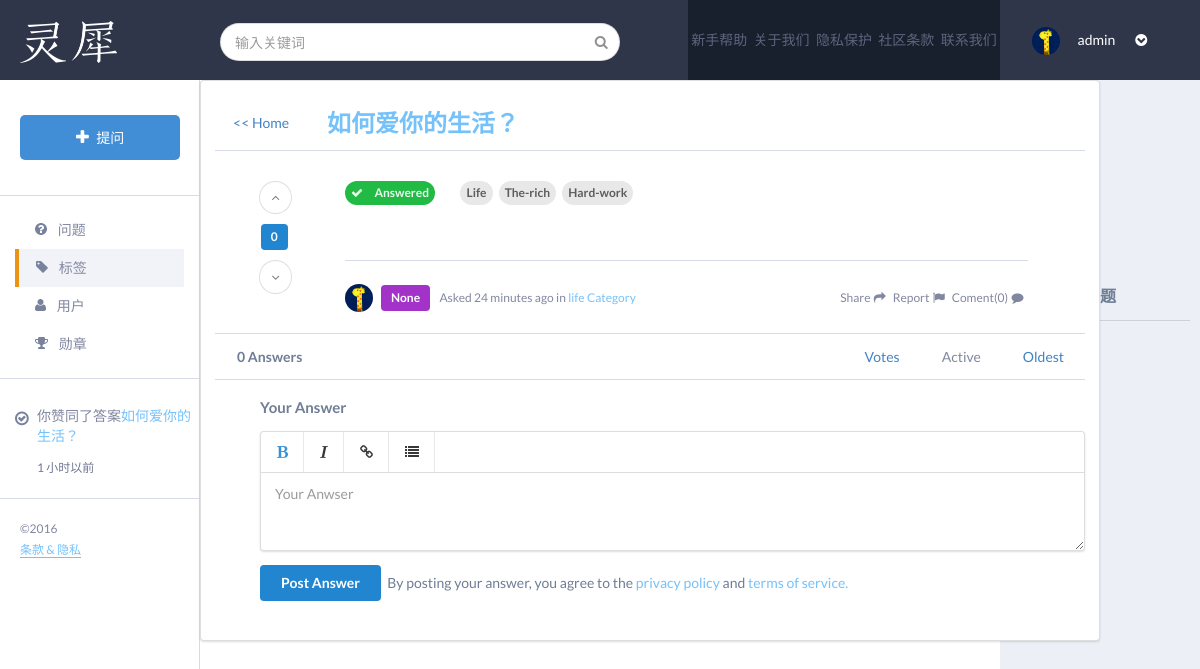
The page /questions/3/ (signed in) on the database as committed earlier.
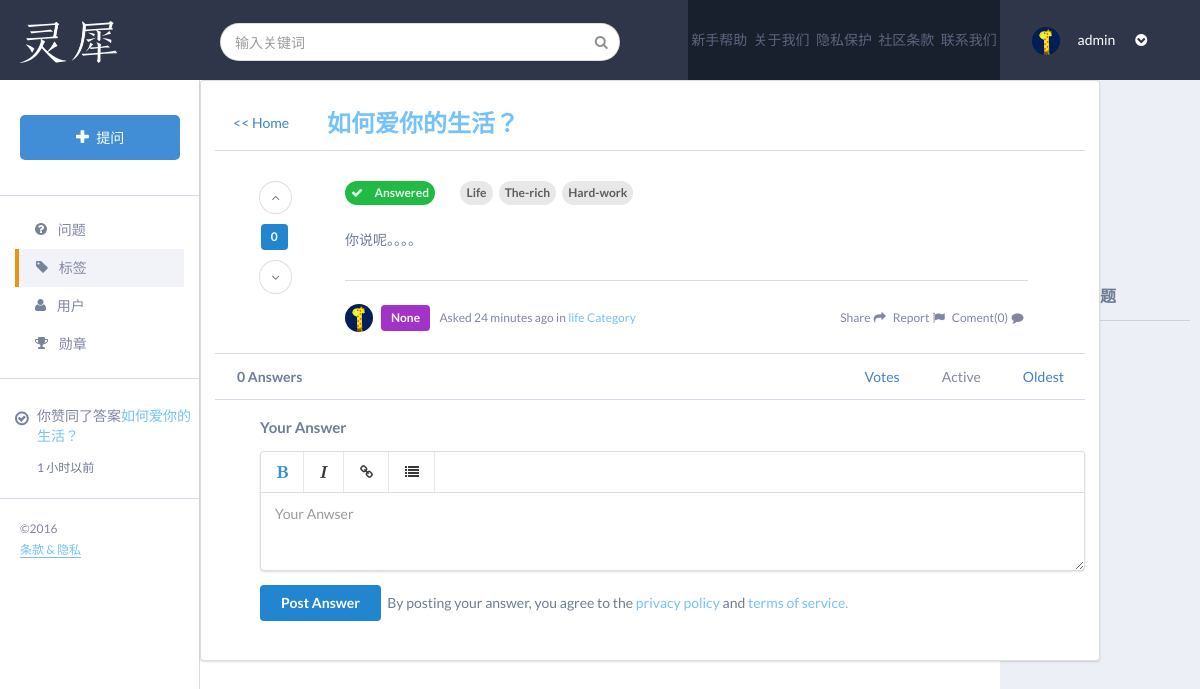
The same page on the database as committed later.
### app/models.py (models this page shows, shortened)
class Question(models.Model):
    questioner = models.ForeignKey(to=UserProfile, related_name='user_question')
    title = models.CharField(max_length=100)
    detail = models.CharField(max_length=6000, null=True, blank=True)
    create_time = models.DateTimeField(auto_now_add=True)
    update_time = models.DateTimeField(auto_now=True)
    views = models.IntegerField(default=0)
    votes = models.IntegerField(default=0)

class UserProfile(models.Model):
    belong_to = models.OneToOneField(to=User, related_name='profile')
    profile_images = models.FileField(upload_to='user_profile_images', null=True, blank=True)
    address = models.CharField(max_length=100, null=True, blank=True)
    SEX_CHOICES = (
        ('female', u'女'),
        ('male', u'男'),
        ('secret', u'保密'),
    )
    TITLE_CHOICES = (
        (u'教授', u'教授'),
        (u'副教授', u'副教授'),
        (u'博士', u'博士'),
        (u'硕士', u'硕士'),
    )
    title = models.CharField(choices=TITLE_CHOICES, max_length=10, null=True, blank=True)
    sex = models.CharField(choices=SEX_CHOICES, max_length=10, null=True, blank=True)
    last_visit_dt = models.DateTimeField(null=True, blank=True)
    full_profile = models.BooleanField(default=False)

### app/views.py (the view)
# urls.py: url(r'^questions/(?P<question_id>\d+)/$', details,
def details(request, **kwargs):
    context = {}
    answer_tag = request.GET.get('answer_tag')
    question_id = kwargs['question_id']
    question = Question.objects.get(id=question_id)
    best_answers = Answer.objects.filter(best_answer=True,
                                         belong_to_question=question)
    answers = Answer.objects.filter(best_answer=False,
                                    belong_to_question=question)
    if answer_tag == 'votes':
        answers = answers.order_by('-votes')
    elif answer_tag == 'oldest':
        answers = answers.order_by('create_time')
    if best_answers:
        context['best_answers'] = best_answers
    if request.method == 'POST' and 'answer' in request.POST.keys():
        context['form'] = deal_with_answer(request, question)
    else:
        context['form'] = AnswerForm
    context['question'] = question
    context['answers'] = answers
    return render(request, 'details.html', context)

### app/templates/details.html (shortened to what the changed rows need)
{% extends 'base.html' %}
{% load staticfiles %}
{% block link %}
<link rel="stylesheet" href="{% static 'css/details.css' %}">
{% endblock %}
{% block content %}
<div class="ui segment middle">
    <div class="middle-title-lx">
      <div class="middle-title-right">
        <h2 class="back-home-lx">{{ question.title }}</h2>
      </div>
    </div>
    <div class="question-description-div">
      <div class="question-description-left">
        <div>
          <button class="circular small ui icon basic button" style="display:block;margin:0 auto;">
            <i class="angle up icon"></i>
          </button>
          <div class="ui blue label" style="margin-top:10px;margin-bottom:10px;">{{ question.views }}</div>
          <button class="circular small ui icon basic button" style="display:block;margin:0 auto;">
            <i class="angle down icon"></i>
          </button>
        </div>
      </div>
      <div class="question-description-right">
        <div class="question-description-tags">
          <div class="inverted green ui circular icon label">
          </div>
          <div class="ui circular label" style="margin-left:21px;">
          </div>
          <div class="ui circular label">
          </div>
          <div class="ui circular label">
          </div>
        </div>
        <div class="question-description-content">
            {{ question.detail }}
        </div>
        <div class="question-description-message">
          <img src="/upload/{{ question.questioner.profile_images }}" class="ui avatar image">
          <div class="ui purple label">{{ question.questioner.title }}</div>
          <span class="message-span-lx">Asked 24 minutes ago in <a class="message-a-lx" href="#">life Category</a></span>
          <div class="description-right-options" style="float:right">
            <div class="actions">
            </div>
          </div>
        </div>
      </div>
    </div>
    <div class="answers-list-lx">
      <div class="answers-list-title">
        <span class="answers-numbers">{{ question.question_answer.all.count }} Answers</span>
        <span class="answers-list-tags">
          <a href="?answer_tag=oldest">Oldest</a>
        </span>
        <span class="answers-list-tags">
          Active
        </span>
        <span class="answers-list-tags">
          <a href="?answer_tag=votes">Votes</a>
        </span>
      </div>
    </div>
</div>
{% endblock %}

Rows that differ between the two databases and show on the page:
changed Question "如何爱你的生活？": detail (not shown) → "你说呢。。。。"
